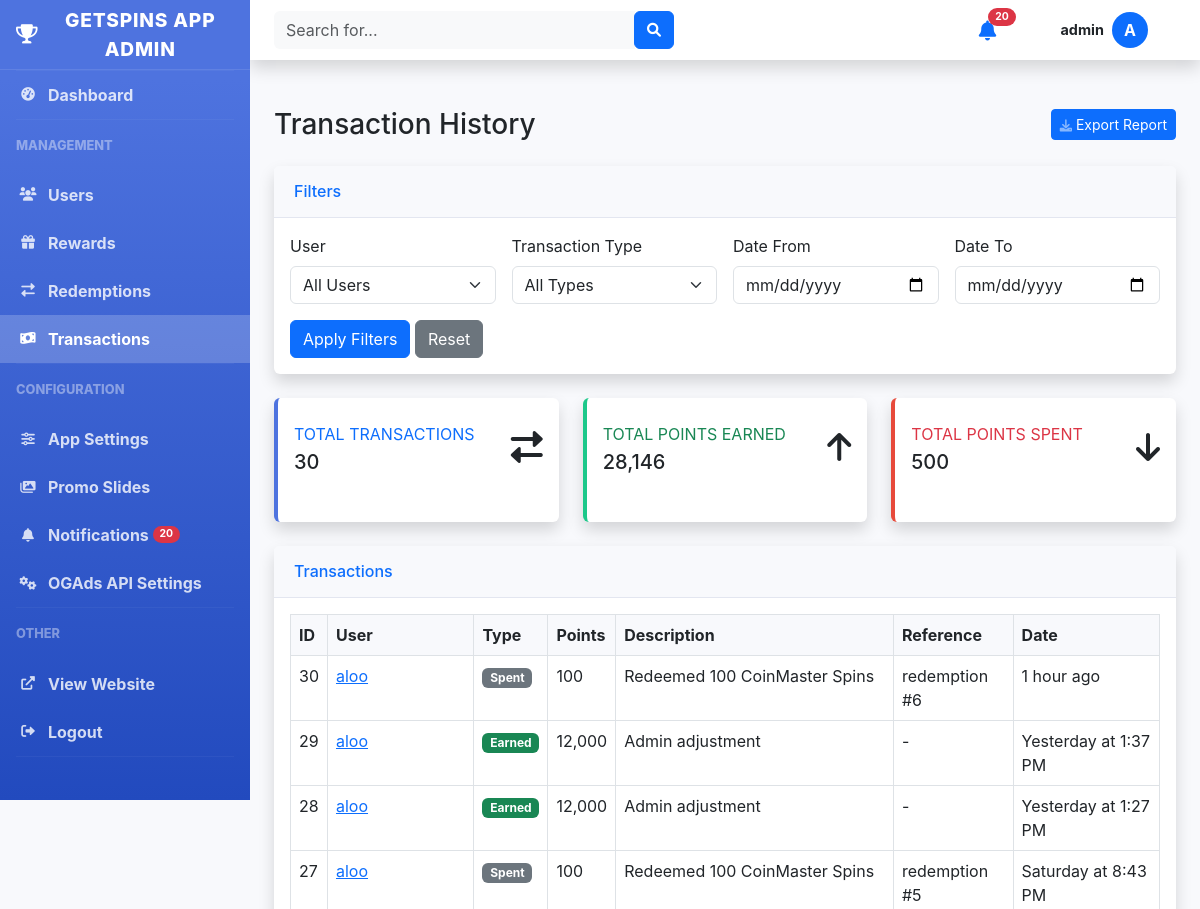
The page /admin/transactions.php (signed in, upper part) on the database as committed earlier.
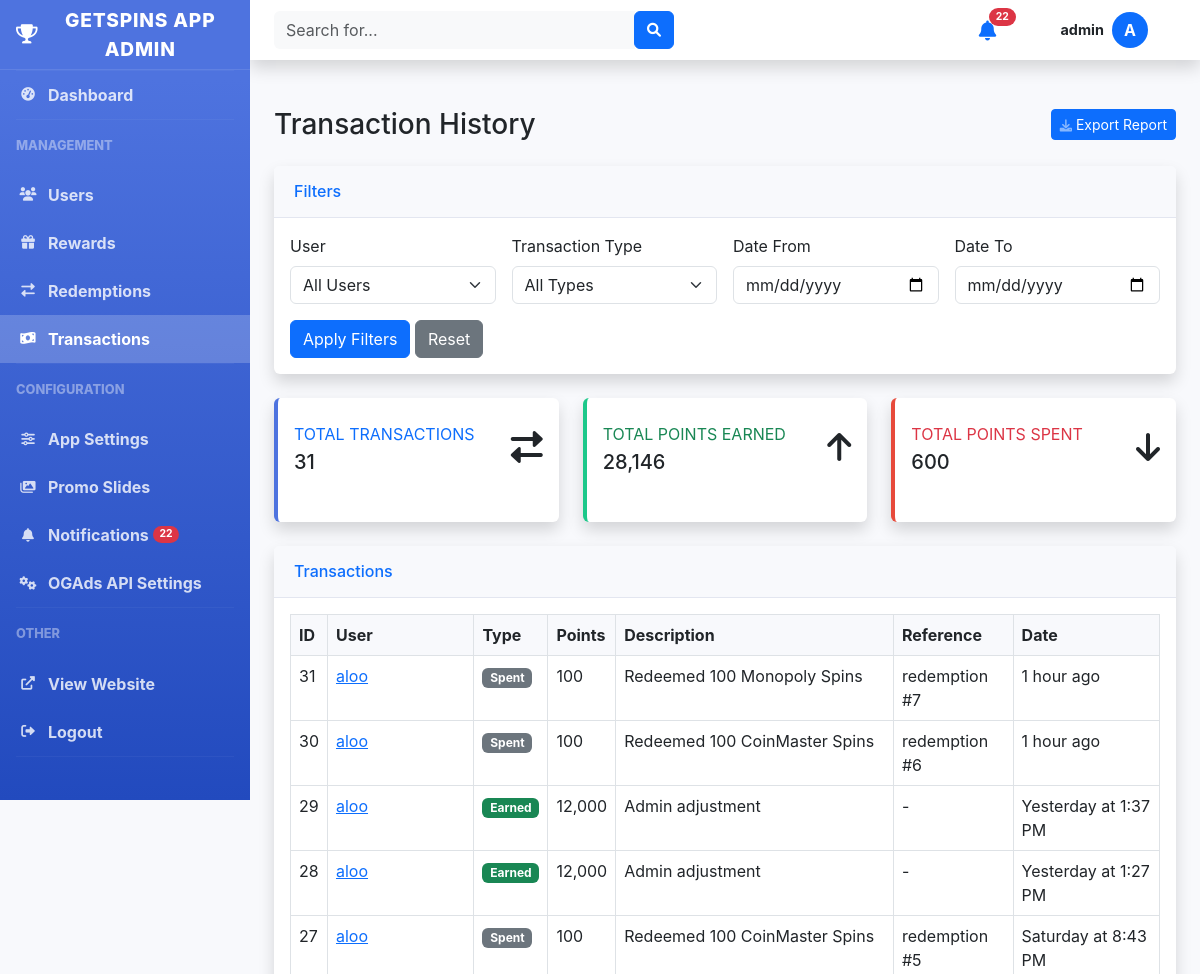
The same page on the database as committed later.
### tables this page shows
CREATE TABLE transactions (
            id INTEGER PRIMARY KEY AUTOINCREMENT,
            user_id INTEGER NOT NULL,
            type TEXT NOT NULL CHECK(type IN ('earn', 'spend')),
            points INTEGER NOT NULL,
            description TEXT NOT NULL,
            reference_id INTEGER NULL,
            reference_type TEXT NULL,
            created_at TIMESTAMP DEFAULT CURRENT_TIMESTAMP,
            FOREIGN KEY (user_id) REFERENCES users(id) ON DELETE CASCADE
        );

CREATE TABLE users (
            id INTEGER PRIMARY KEY AUTOINCREMENT,
            username TEXT NOT NULL UNIQUE,
            email TEXT NOT NULL UNIQUE,
            password TEXT NOT NULL,
            points INTEGER NOT NULL DEFAULT 0,
            is_admin INTEGER NOT NULL DEFAULT 0,
            created_at TIMESTAMP DEFAULT CURRENT_TIMESTAMP,
            updated_at TIMESTAMP DEFAULT CURRENT_TIMESTAMP
        , referral_code TEXT, referred_by INTEGER, is_blocked INTEGER DEFAULT 0 NOT NULL);

### includes/functions.php (called while the page is built, shortened)
<?php
function getUnreadNotificationsCount() {
    try {
        $db = Database::getInstance();
        $conn = $db->getConnection();
        $stmt = $conn->query("SELECT COUNT(*) FROM admin_notifications WHERE is_read = 0");
        return $stmt->fetchColumn();
    } catch (PDOException $e) {
        error_log("Error counting unread notifications: " . $e->getMessage());
        return 0;
    }
}
function formatDate($date_string) {
    $date = new DateTime($date_string);
    $now = new DateTime();
    $diff = $now->diff($date);
    if ($diff->days == 0) {
        return $diff->h . " hour" . ($diff->h > 1 ? "s" : "") . " ago";
    } else if ($diff->days == 1) {
        return "Yesterday at " . $date->format('g:i A');
    } else if ($diff->days < 7) {
        return $date->format('l') . " at " . $date->format('g:i A');
    } else {
        return $date->format('M j, Y') . " at " . $date->format('g:i A');
    }
}
function formatPoints($points) {
    $pointsValue = intval($points);
    return number_format($pointsValue);
}
?>

### includes/auth.php (called while the page is built, shortened)
<?php
class Auth {
    private $db;
    public function __construct() {
        $this->db = Database::getInstance();
    }
    public function getUser() {
        $user_id = $_SESSION['user_id'];
        $conn = $this->db->getConnection();
        try {
            $stmt = $conn->prepare("SELECT id, username, email, points, is_admin, created_at, referral_code, referred_by FROM users WHERE id = :user_id");
            $stmt->bindValue(':user_id', $user_id);
            $stmt->execute();
            $user = $stmt->fetch(PDO::FETCH_ASSOC);
            return $user;
        } catch (PDOException $e) {
            error_log('Error getting user: ' . $e->getMessage());
            return null;
        }
    }
}
?>

### admin/transactions.php (the view, shortened to what the changed rows need)
<?php
require_once '../includes/config.php';
require_once '../includes/auth.php';
require_once '../includes/functions.php';
$db = Database::getInstance();
$conn = $db->getConnection();
$query = "SELECT t.*, u.username FROM transactions t JOIN users u ON t.user_id = u.id WHERE 1=1";
$query .= " ORDER BY t.created_at DESC LIMIT 500";
try {
    $stmt = $conn->prepare($query);
    $stmt->execute();
    $transactions = $stmt->fetchAll(PDO::FETCH_ASSOC);
} catch (PDOException $e) {
    error_log("Error fetching transactions: " . $e->getMessage());
    $transactions = [];
    $users = [];
}
$earn_total = 0;
$spend_total = 0;
foreach ($transactions as $transaction) {
    if ($transaction['type'] === 'earn') {
        $earn_total += $transaction['points'];
    } else {
        $spend_total += $transaction['points'];
    }
}
include 'header.php';
?>
<div class="container-fluid">
    <div class="d-sm-flex align-items-center justify-content-between mb-4">
        <h1 class="h3 mb-0 text-gray-800">Transaction History</h1>
    </div>
    <div class="row mb-4">
        <div class="col-md-4">
            <div class="card border-left-primary shadow h-100 py-2">
                <div class="card-body">
                    <div class="row no-gutters align-items-center">
                        <div class="col mr-2">
                            <div class="text-xs font-weight-bold text-primary text-uppercase mb-1">
                                Total Transactions
                            </div>
                            <div class="h5 mb-0 font-weight-bold text-gray-800"><?php echo count($transactions); ?></div>
                        </div>
                    </div>
                </div>
            </div>
        </div>
        <div class="col-md-4">
            <div class="card border-left-danger shadow h-100 py-2">
                <div class="card-body">
                    <div class="row no-gutters align-items-center">
                        <div class="col mr-2">
                            <div class="text-xs font-weight-bold text-danger text-uppercase mb-1">
                                Total Points Spent
                            </div>
                            <div class="h5 mb-0 font-weight-bold text-gray-800"><?php echo formatPoints($spend_total); ?></div>
                        </div>
                    </div>
                </div>
            </div>
        </div>
    </div>
    <div class="card shadow mb-4">
        <div class="card-body">
            <div class="table-responsive">
                <table class="table table-bordered" id="transactionsTable" width="100%" cellspacing="0">
                    <thead>
                        <tr>
                            <th>ID</th>
                            <th>User</th>
                            <th>Type</th>
                            <th>Points</th>
                            <th>Description</th>
                            <th>Reference</th>
                            <th>Date</th>
                        </tr>
                    </thead>
                    <tbody>
                        <?php if (count($transactions) > 0): ?>
                            <?php foreach ($transactions as $transaction): ?>
                            <tr>
                                <td><?php echo $transaction['id']; ?></td>
                                <td>
                                    <a href="users.php?action=view&id=<?php echo $transaction['user_id']; ?>">
                                        <?php echo htmlspecialchars($transaction['username']); ?>
                                    </a>
                                </td>
                                <td>
                                    <?php if ($transaction['type'] === 'earn'): ?>
                                    <span class="badge bg-success">Earned</span>
                                    <?php else: ?>
                                    <span class="badge bg-secondary">Spent</span>
                                    <?php endif; ?>
                                </td>
                                <td><?php echo formatPoints($transaction['points']); ?></td>
                                <td><?php echo htmlspecialchars($transaction['description']); ?></td>
                                <td>
                                    <?php
                                    if ($transaction['reference_id'] && $transaction['reference_type']) {
                                        echo htmlspecialchars($transaction['reference_type'] . ' #' . $transaction['reference_id']);
                                    } else {
                                        echo '-';
                                    }
                                    ?>
                                </td>
                                <td><?php echo formatDate($transaction['created_at']); ?></td>
                            </tr>
                            <?php endforeach; ?>
                        <?php else: ?>
                        <tr>
                            <td colspan="7" class="text-center">No transactions found</td>
                        </tr>
                        <?php endif; ?>
                    </tbody>
                </table>
            </div>
        </div>
    </div>
</div>
<?php include 'footer.php'; ?>

### admin/header.php (shortened to what the changed rows need)
<?php
require_once '../includes/config.php';
require_once '../includes/auth.php';
require_once '../includes/functions.php';
$auth = new Auth();
$current_user = $auth->getUser();
?>
<!DOCTYPE html>
<html lang="en">
<head>
    <link href="https://cdn.jsdelivr.net/npm/bootstrap@5.3.0-alpha1/dist/css/bootstrap.min.css" rel="stylesheet">
    <link href="https://cdnjs.cloudflare.com/ajax/libs/font-awesome/6.0.0/css/all.min.css" rel="stylesheet">
</head>
<body>
    <div id="wrapper">
        <?php include 'sidebar.php'; ?>
        <div id="content-wrapper" class="d-flex flex-column">
            <div id="content">
                <nav class="navbar navbar-expand navbar-light bg-white topbar mb-4 static-top shadow" style="height: 60px;">
                    <ul class="navbar-nav ml-auto">
                        <li class="nav-item dropdown no-arrow mx-1">
                            <?php
                            $unread_count = getUnreadNotificationsCount();
                            ?>
                            <a class="nav-link position-relative d-inline-flex align-items-center justify-content-center" href="#" id="alertsDropdown" role="button" data-bs-toggle="dropdown" aria-expanded="false" style="padding: 0.75rem 1rem;">
                                <i class="fas fa-bell text-primary" style="font-size: 1.25rem; position: relative; top: 9px;"></i>
                                <?php if ($unread_count > 0): ?>
                                <span class="position-absolute badge rounded-pill bg-danger" style="font-size: 0.65rem; top: 0.5rem; right: 0.5rem;">
                                    <?php echo $unread_count < 100 ? $unread_count : '99+'; ?>
                                </span>
                                <?php endif; ?>
                            </a>
                        </li>
                    </ul>
                </nav>

### admin/sidebar.php (shortened to what the changed rows need)
<?php
$current_page = basename($_SERVER['PHP_SELF']);
?>
<div class="sidebar">
    <ul class="nav flex-column">
        <li class="nav-item">
            <a class="nav-link <?php echo $current_page === 'notifications.php' ? 'active' : ''; ?>" href="notifications.php">
                <i class="fas fa-fw fa-bell"></i>
                Notifications
                <?php
                $unread_count = getUnreadNotificationsCount();
                if ($unread_count > 0):
                ?>
                <span class="badge bg-danger rounded-pill ms-1" style="font-size: 0.65rem; transform: translateY(-1px); display: inline-block;"><?php echo $unread_count < 100 ? $unread_count : '99+'; ?></span>
                <?php endif; ?>
            </a>
        </li>
    </ul>
</div>

Rows that differ between the two databases and show on the page:
added transactions: id "31", user.username "aloo", type "Spent", points "100", description "Redeemed 100 Monopoly Spins", reference_type+reference "redemption #7", created_at "1 hour ago"
Other text that changed with them:
$unread_count: "20" → "22"
count($transactions): "30" → "31"
formatPoints($spend_total): "500" → "600"
